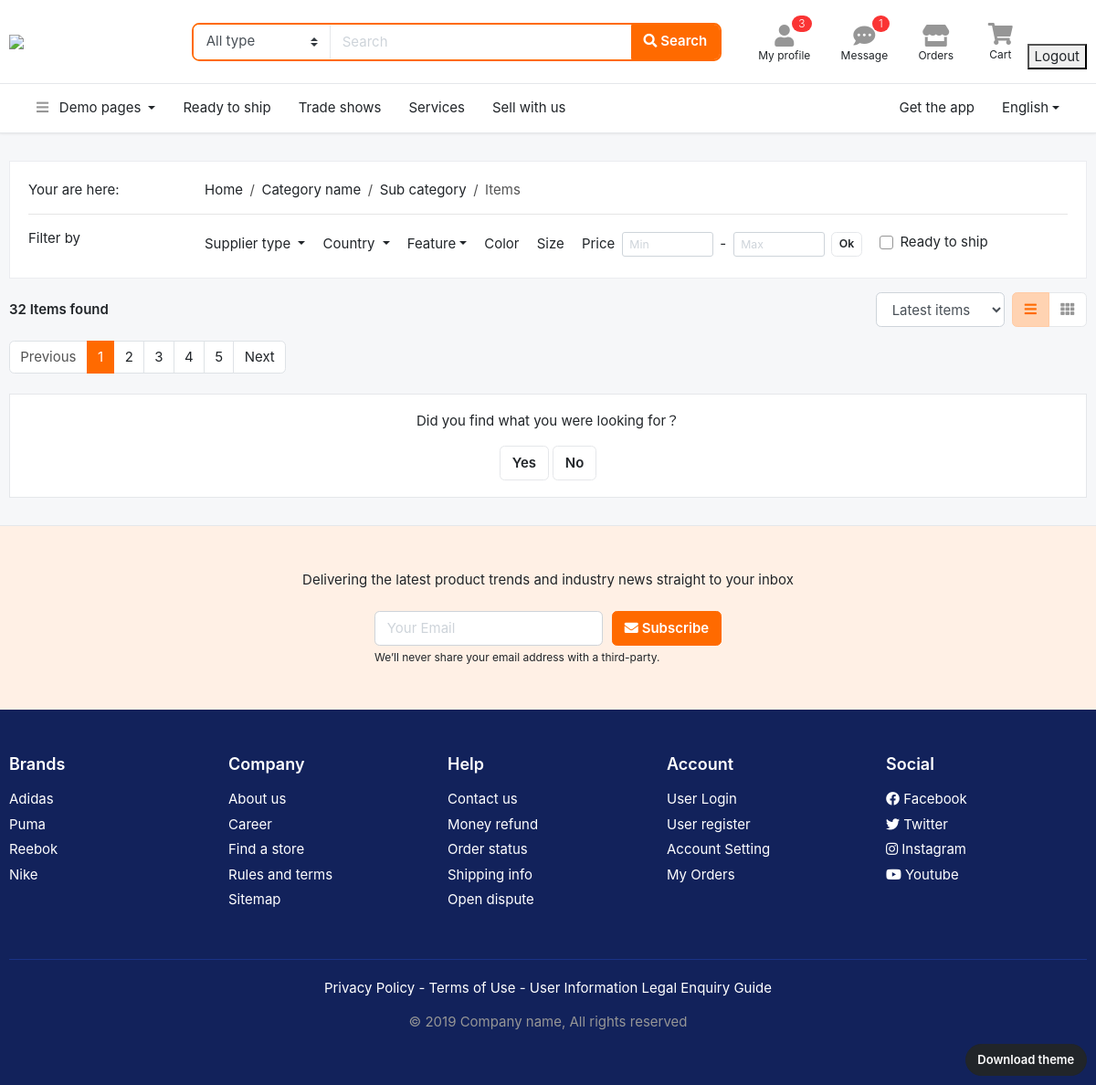
The app's page /asosiy/4/mahsulotlar/ (signed in), older data.
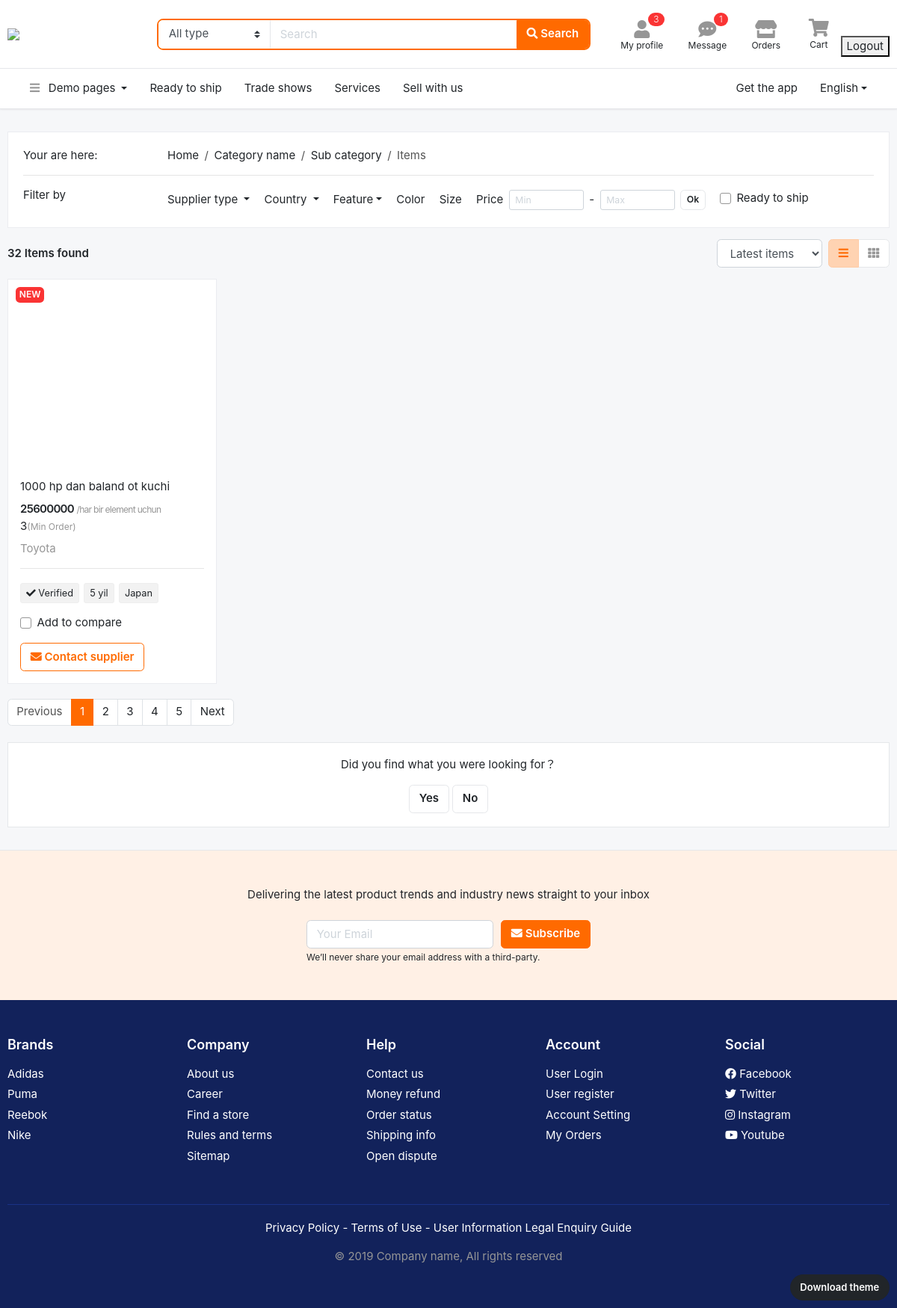
The same page, newer data.
### asosiy/models.py (models this page shows, shortened)
class Mahsulot(models.Model):
    nom = models.CharField(max_length=50)
    narx = models.PositiveSmallIntegerField()
    min_miqdor = models.PositiveSmallIntegerField(default=1)
    bolim = models.ForeignKey(Bolim, on_delete=models.CASCADE)
    davlat = models.CharField(max_length=60)
    brend = models.CharField(max_length=60)
    yetkazish = models.CharField(max_length=60)
    mavjud = models.BooleanField(default=True)
    matn = models.TextField()
    kafolat = models.CharField(max_length=50)
    chegirma = models.PositiveSmallIntegerField(default=0)

### asosiy/views.py (the view)
# urls.py: path('<int:pk>/mahsulotlar/', MahsulotlarView.as_view(), name='mahsulotlar'),
class MahsulotlarView(View):
    def get(self, request, pk):
        if request.user.is_authenticated:
            content = {
                'mahsulotlar': Mahsulot.objects.filter(bolim__id=pk),
            }
            return render(request, 'page-listing-grid.html', content)
        return redirect('/')

### templates/page-listing-grid.html (shortened to what the changed rows need)
{% extends 'header.html' %}
{%block content %}
<section class="section-content padding-y">
<div class="container">
<div class="row">
	{% for i in mahsulotlar %}
	<div class="col-md-3">
		<figure class="card card-product-grid">
			<div class="img-wrap">
				<span class="badge badge-danger"> NEW </span>
			</div>
			<figcaption class="info-wrap">
					<a href="#" class="title mb-2">{{i.matn}}</a>
					<div class="price-wrap">
						<span class="price">{{i.narx}}</span>
						<small class="text-muted">/har bir element uchun</small>
					</div>
					<p class="mb-2">{{i.min_miqdor}}<small class="text-muted">(Min Order)</small></p>
					<p class="text-muted ">{{i.brend}}</p>
					<hr>
					<p class="mb-3">
						<span class="tag"> <i class="fa fa-check"></i> Verified</span>
						<span class="tag">{{i.kafolat}}</span>
						<span class="tag">{{i.davlat}}</span>
					</p>
					<label class="custom-control mb-3 custom-checkbox">
					  <div class="custom-control-label">Add to compare
					  </div>
					</label>
					<a href="#" class="btn btn-outline-primary"> <i class="fa fa-envelope"></i> Contact supplier </a>
			</figcaption>
		</figure>
	</div>
	{%endfor%}
</div>
</div>
</section>
{%endblock%}

Row changes from the older to the newer data that the page shows:
added Mahsulot: matn "1000 hp dan baland ot kuchi", narx "25600000", min_miqdor "3", brend "Toyota", kafolat "5 yil", davlat "Japan"
